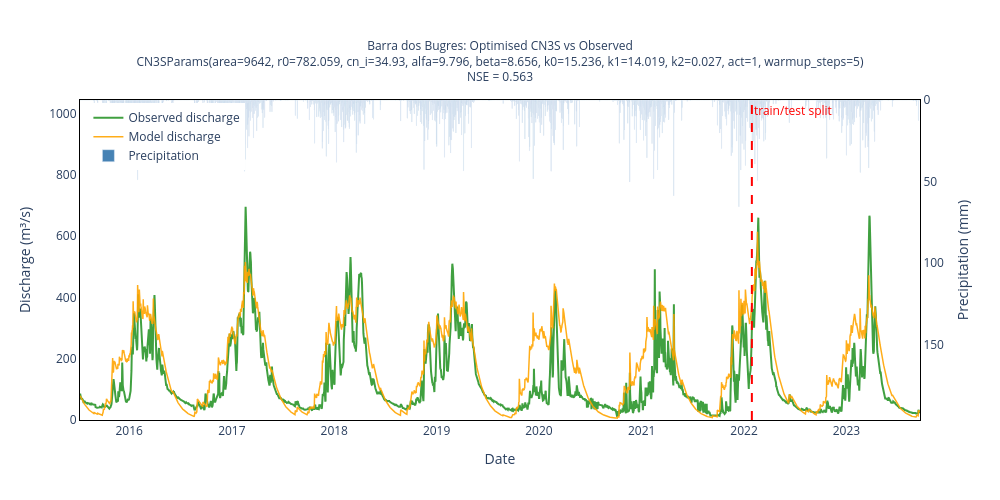

Write notebook code for a chart like this one.
### Code cell
model.params = optim.params_dict[79]
model.run(sliced_prec["prec"])
model.evaluate(q["Vazao"])
results = model.results.copy()

fig = optim.model.plot(
    split=split,
    q_headroom=1.5,
    prec_headroom=3,
    title="Barra dos Bugres: Optimised CN3S vs Observed",
)
fig

### Figure 1 — Plotly figure (JSON) as saved in the notebook; plotly's stock layout.template omitted (floating-point values rounded to 4 significant figures; data arrays with more than 128 entries replaced by an {"elided": "..."} marker saying what was removed)
{"data": [{"line": {"color": "green", "width": 2}, "name": "Observed discharge", "opacity": 0.75, "type": "scatter", "x": {"elided": "2995 str values"}, "y": {"elided": "2995 float values"}}, {"line": {"color": "orange", "width": 1.5}, "name": "Model discharge", "opacity": 0.9, "type": "scatter", "x": {"elided": "2995 str values"}, "y": {"elided": "2995 float values"}}, {"marker": {"color": "steelblue"}, "name": "Precipitation", "opacity": 1, "type": "bar", "x": {"elided": "2995 str values"}, "y": {"elided": "2995 float values"}, "yaxis": "y2"}], "layout": {"annotations": [{"font": {"color": "red"}, "showarrow": false, "text": "train/test split", "x": "2022-01-29T00:00:00", "xanchor": "left", "y": 1, "yanchor": "top", "yref": "paper"}], "height": 500, "legend": {"x": 0.01, "y": 0.99}, "plot_bgcolor": "white", "shapes": [{"line": {"color": "red", "dash": "dash"}, "type": "line", "x0": "2022-01-29T00:00:00", "x1": "2022-01-29T00:00:00", "y0": 0, "y1": 1, "yref": "paper"}], "title": {"font": {"size": 12}, "text": "Barra dos Bugres: Optimised CN3S vs Observed<br>CN3SParams(area=9642, r0=782.059, cn_i=34.93, alfa=9.796, beta=8.656, k0=15.236, k1=14.019, k2=0.027, act=1, warmup_steps=5)<br>NSE = 0.563", "x": 0.5, "xanchor": "center"}, "width": 1000, "xaxis": {"linecolor": "black", "linewidth": 1, "mirror": true, "showline": true, "title": {"text": "Date"}}, "yaxis": {"linecolor": "black", "linewidth": 1, "mirror": true, "range": [0, 1045.0], "showline": true, "title": {"text": "Discharge (m³/s)"}}, "yaxis2": {"linecolor": "black", "linewidth": 1, "mirror": true, "overlaying": "y", "range": [196.1, 0], "showline": true, "side": "right", "title": {"text": "Precipitation (mm)"}}}}
